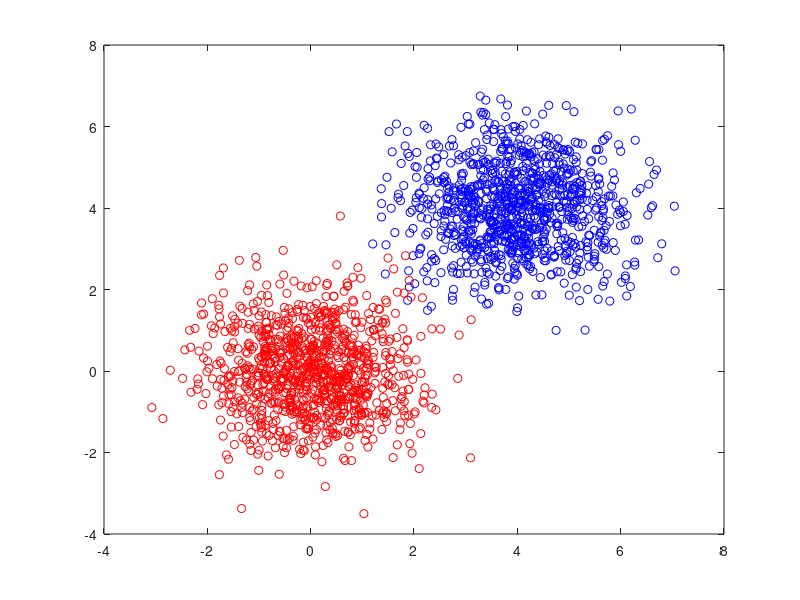

Write the MATLAB code that produced this figure. (Note: this script raises an error after producing the figure.)
%% Program to demonstrate perceptron learning rule
%
rng(50);                 % Seed random number generator for reproducibility
m1=1000;                 % number of samples in set 1
m2=m1;                	 % number of samples in set 2
m=m1+m2;				 % total number of samples
%
a=4;					 % Cluster 1 centered at position (4,4) 
b=0;					 % Cluster 2 centered at position (0,0) 
c1=repmat([a ; a], 1, m1);    % center of cluster 1 (4,4)
c2=repmat([b ; b], 1, m2);    % center of cluster 2 (0,0)
%
x1=c1+randn(2, m1);      % set 1 is a Gaussian cluster centered at c1
x2=c2+randn(2, m2);      % set 2 is a Gaussian cluster centered at c2

T1=ones(1, m1) ;         % Classes coded as 1 and 0
T2=zeros(1,m2);

T=cat(2,T1,T2);% Class labels
x=cat(2,x1,x2); % data points
%

fg =figure(1);
plot(x1(1,:), x1(2,:), 'ob')
hold on
plot(x2(1,:), x2(2,:), 'or')
ax = gca;
ax.XAxisLocation='origin';
ax.YAxisLocation='origin';
ax.LineWidth=2;
ax.FontSize=14;
box off
fg.Color='w';


j=randperm(m);% Random permutation of the data points
T=T(j);
x=x(:,j);

theta=1;% Threshold
eta=0.05;% learning rate
%
w=[.75;-.5];                % initial guess for weight vector



% Main for loop
% Visit the data points in random sequence to learn the weights
for i=1:m
   
    %%% follow instructions to complete for loop %%%
      
    % project the ith data point onto w and compute the output of the
    % perceptron
   
    % compute the update (delta w) to the weight vector under these two
    % conditions:
    
    % if the classification was correct:
    
    % if the classification was incorrect:
    
    
    % update the weight vector 
  
         
end

%%% Your code to add  the decision boundary to figure (1) goes here%%%



hold off


